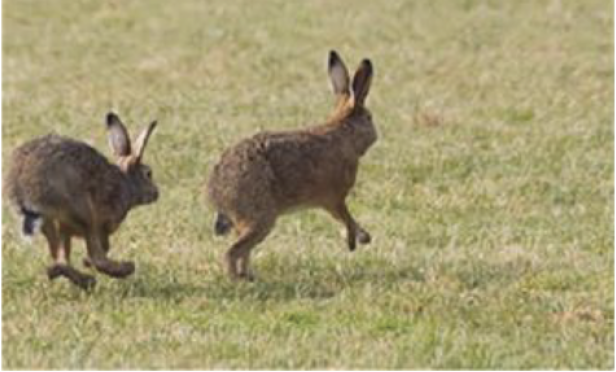
#> input picture original.png, 616 x 372 px
$ python keypoint_copy_move.py
#> lines starting #> are read from the running program, lines starting #| are printed output that depends on the picture; long printed decimals are rounded
import cv2
import numpy as np

def detect_copy_move(original_image_path, forged_image_path, threshold=0.9):
    # Load images
#> called with original_image_path = 'original.png', forged_image_path = 'copy_move.png', threshold = 0.9
    original_image = cv2.imread(original_image_path, cv2.IMREAD_GRAYSCALE)
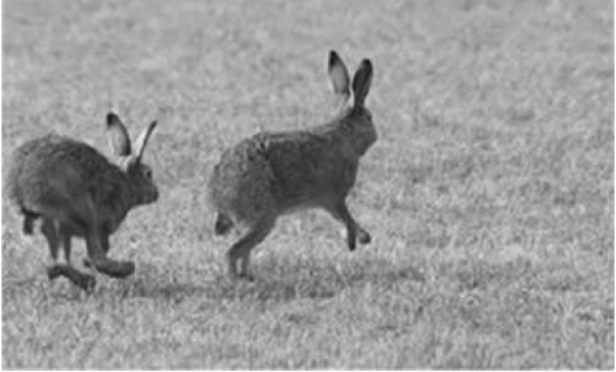
#> original_image: shape (372, 616); min 20, max 255, mean 152.9
    forged_image = cv2.imread(forged_image_path, cv2.IMREAD_GRAYSCALE)
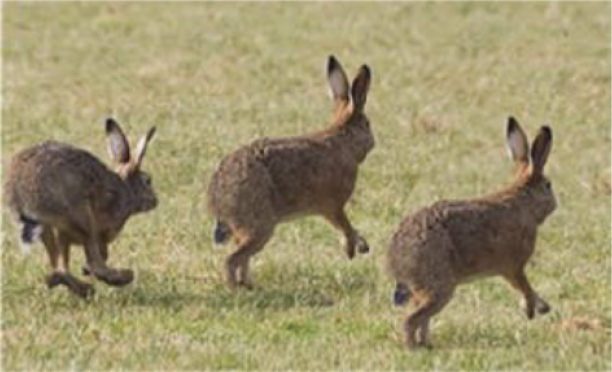
#> input picture copy_move.png, 612 x 372 px
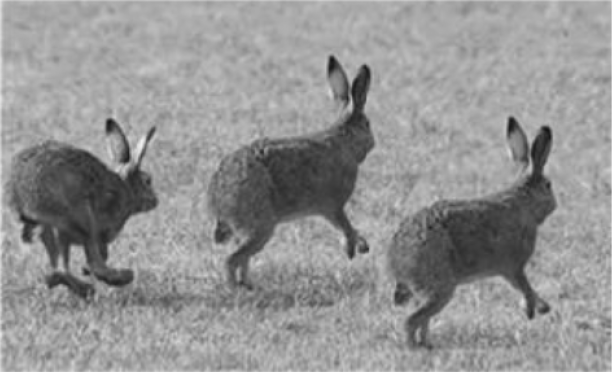
#> forged_image: shape (372, 612); min 19, max 238, mean 146.9

    # Initialize SIFT detector
    sift = cv2.SIFT_create()

    # Find keypoints and descriptors with SIFT
    kp1, des1 = sift.detectAndCompute(original_image, None)
#> kp1 = 1192 keypoints; strongest (x, y, size): (334, 59, 8.3), (111, 119, 8.1), (367, 63, 6.4), (127, 150, 7.6)
    kp2, des2 = sift.detectAndCompute(forged_image, None)
#> kp2 = 1062 keypoints; strongest (x, y, size): (110, 125, 7.9), (512, 125, 8.2), (333, 64, 8.4), (546, 134, 9.9)

    # FLANN parameters
    FLANN_INDEX_KDTREE = 1
    index_params = dict(algorithm=FLANN_INDEX_KDTREE, trees=5)
    search_params = dict(checks=50)

    # FLANN-based matching
    flann = cv2.FlannBasedMatcher(index_params, search_params)
    matches = flann.knnMatch(des1, des2, k=2)
#> matches = 1192 matches

    # Need to draw only good matches, so create a mask
    matchesMask = [[0, 0] for _ in range(len(matches))]
#> matchesMask = 1192 pairs, first value 0 to 0, second value 0 to 0

    # Ratio test as per Lowe's paper
    for i, (m, n) in enumerate(matches):
        if m.distance < 0.7 * n.distance:
            matchesMask[i] = [1, 0]
#> after the loop, matchesMask = 1192 pairs, first value 0 to 1, second value 0 to 0

    # Apply the mask to filter out outliers
    good_matches = []
    for i, (m, n) in enumerate(matches):
        if matchesMask[i][0] == 1:
            good_matches.append(m)
#> after the loop, good_matches = 328 matches

    # Set a threshold for detecting copy-move
    similarity_ratio = len(good_matches) / len(kp1)
#> similarity_ratio = 0.275

    print(f"Number of keypoints in original image: {len(kp1)}")
#| Number of keypoints in original image: 1192
    print(f"Number of keypoints in forged image: {len(kp2)}")
#| Number of keypoints in forged image: 1062
    print(f"Number of good matches: {len(good_matches)}")
#| Number of good matches: 328
    print(f"Similarity ratio: {similarity_ratio}")
#| Similarity ratio: 0.2752

    if similarity_ratio < threshold:
        print("The image has undergone copy-move forgery.")
    else:
        print("The image appears to be authentic.")

# Example usage
detect_copy_move("original.png", "copy_move.png")
